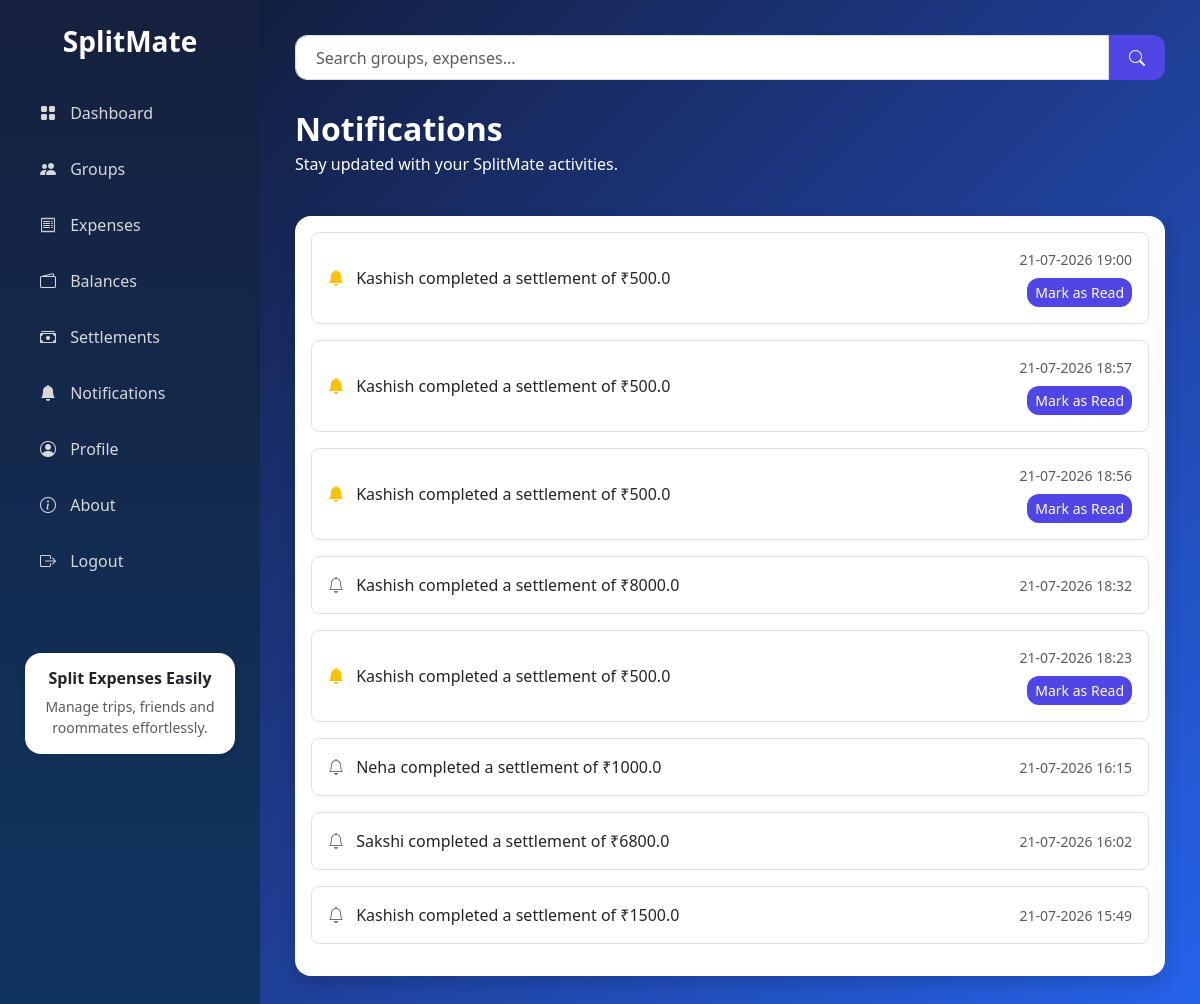
/notifications/ (signed in), run on the app's committed database.
### models.py (models this page shows, shortened)
class Notification(db.Model):
    __tablename__ = "notification"
    id = db.Column(db.Integer, primary_key=True)
    user_id = db.Column(db.Integer, db.ForeignKey("user.id"), nullable=False)
    message = db.Column(db.String(255), nullable=False)
    is_read = db.Column(db.Boolean, default=False)
    created_at = db.Column(db.DateTime, default=datetime.utcnow)

### routes/notifications.py (the view)
@notifications.route("/")
def notification_home():
    if "user_id" not in session:
        return redirect( url_for("auth.login"))
    user_id = session["user_id"]
    notifications = Notification.query.filter_by(user_id=user_id).order_by( Notification.created_at.desc()).all()
    return render_template( "notifications.html", notifications=notifications)

### templates/notifications.html (shortened to what this page needs)
{% extends "dashboard_base.html" %}
{% block page_content %}
<div class="d-flex justify-content-between align-items-center mb-4">
    <div>
        <h2 class="fw-bold mb-1"> Notifications </h2>
        <p >
            Stay updated with your SplitMate activities.
        </p>
    </div>
</div>
<div class="card shadow border-0 rounded-4">
    <div class="card-body">
        {% if notifications %}
        {% for notification in notifications %}
        <div class="border rounded-3 p-3 mb-3">
            <div class="d-flex justify-content-between align-items-center">
                <div>
                    {% if notification.is_read %}
                    <i class="bi bi-bell text-secondary"></i>
                    {% else %}
                    <i class="bi bi-bell-fill text-warning"></i>
                    {% endif %}
                    <span class="ms-2">
                        {{ notification.message }}
                    </span>
                </div>
                <div class="text-end">
                    <small class="text-muted d-block">
                        {{ notification.created_at.strftime("%d-%m-%Y %H:%M") }}
                    </small>
                    {% if not notification.is_read %}
                    <form method="POST" action="{{ url_for( 'notifications.mark_read', notification_id=notification.id) }}">
                        <button class="btn btn-sm btn-primary mt-2">
                            Mark as Read
                        </button>
                    </form>
                    {% endif %}
                </div>
            </div>
        </div>
        {% endfor %}
        {% else %}
        <div class="text-center py-5">
            <i class="bi bi-bell-slash fs-1 text-secondary"></i>
            <h4 class="mt-3">No Notifications</h4>
            <p class="text-muted">You are all caught up.</p>
        </div>
        {% endif %}
    </div>
</div>
{% endblock %}

### templates/dashboard_base.html (shortened to what this page needs)
{% extends "base.html" %}
{% block content %}
<div class="wrapper">
    <aside class="sidebar">
        <div class="logo">
            <h3>SplitMate</h3>
        </div>
        <ul class="nav flex-column mt-4">
            <li class="nav-item">
                <a class="nav-link {% block dashboard_active %}{% endblock %}"
                   href="{{ url_for('dashboard.dashboard_home') }}">
                    <i class="bi bi-grid-fill"></i>
                    Dashboard
                </a>
            </li>
            <li class="nav-item">
                <a class="nav-link {% block groups_active %}{% endblock %}"
                   href="{{ url_for('groups.groups_home') }}">
                    <i class="bi bi-people-fill"></i>
                    Groups
                </a>
            </li>
            <li class="nav-item">
                <a class="nav-link {% block expenses_active %}{% endblock %}"
                 href="{{url_for('expenses.expenses_home')}}">
                    <i class="bi bi-receipt"></i>
                    Expenses
                </a>
            </li>
            <li class="nav-item">
                <a class="nav-link {% block balances_active %}{% endblock %}"
                href="{{ url_for('balances.balance_home') }}">
                    <i class="bi bi-wallet2"></i>
                    Balances
                </a>
            </li>
            <li class="nav-item">
                <a class="nav-link {% block settlements_active %}{% endblock %}"
                href="{{ url_for('settlements.settlement_home') }}">
                    <i class="bi bi-cash-stack"></i>
                    Settlements
                </a>
            </li>
            <li class="nav-item">
                <a class="nav-link {% block notifications_active %}{% endblock %}"
                href="{{ url_for('notifications.notification_home') }}">
                    <i class="bi bi-bell-fill"></i>
                    Notifications
                </a>
            </li>
            <li class="nav-item">
                <a class="nav-link {% block profile_active %}{% endblock %}"
                href="{{ url_for('profile.profile_home') }}">
                    <i class="bi bi-person-circle"></i>
                    Profile
                </a>
            </li>
            <li class="nav-item">
                <a class="nav-link"href="{{ url_for('about.about_home') }}">
                    <i class="bi bi-info-circle"></i>
                About
                </a>
            </li>
            <li class="nav-item">
            <a class="nav-link {% block logout %}{% endblock %}"
            href="{{ url_for('auth.logout') }}" >
                <i class="bi bi-box-arrow-right"></i>
                Logout
            </a>
            </li>
        </ul>
        <div class="sidebar-footer">
            <div class="card border-0 shadow-sm rounded-4">
                <div class="card-body text-center">
                    <h6 class="fw-bold">
                        Split Expenses Easily
                    </h6>
                    <p class="small text-muted mb-0">
                        Manage trips, friends and roommates effortlessly.
                    </p>
                </div>
            </div>
        </div>
    </aside>
    <main class="main-content">
    <div class="topbar">
        <div class="search-box">
            <form method="GET" action="{{ url_for('search.search_home') }}" class="search-box">
                <input type="text" name="q" class="form-control" placeholder="Search groups, expenses...">
                <button class="btn btn-primary">
                <i class="bi bi-search"></i>
                </button>
            </form>
        </div>
    </div>
    {% block page_content %}
    {% endblock %}
</main>
</div>
{% endblock %}

### templates/base.html (shortened to what this page needs)
<!DOCTYPE html>
<html lang="en">
<head>
    <link href="https://cdn.jsdelivr.net/npm/bootstrap@5.3.7/dist/css/bootstrap.min.css" rel="stylesheet">
    <link href="https://cdn.jsdelivr.net/npm/bootstrap-icons@1.13.1/font/bootstrap-icons.css" rel="stylesheet">
    <link rel="stylesheet" href="{{ url_for('static', filename='css/style.css') }}">
</head>
<body>
    <div class="toast-container position-fixed top-0 end-0 p-3">
</div>
    {% block content %}
    {% endblock %}
</body>
</html>

### static/css/style.css (style rules this page uses)
* { margin:0; padding:0; box-sizing:border-box; font-family:"Segoe UI",sans-serif; }
body { min-height:100vh; background:linear-gradient(135deg,#0f172a,#1e3a8a,#2563eb); }
.topbar { width:100%; display:flex; justify-content:space-between; align-items:center; margin-bottom:30px; }
.search-box { display:flex; width:100%; }
.search-box .form-control { height:45px; border-radius:12px 0 0 12px; border:1px solid #ddd; padding-left:20px; }
.search-box .btn { height:45px; border-radius:0 12px 12px 0; padding:0 20px; }
.wrapper { display:flex; min-height:100vh; }
.sidebar { width:260px; background:linear-gradient(180deg,#16213e,#0f3460); color:#fff; padding:25px; position:fixed; top:0; left:0; bottom:0; }
.logo h3 { font-weight:700; text-align:center; margin-bottom:30px; }
.sidebar .nav-link { color:#d8d8d8; padding:12px 15px; border-radius:12px; margin-bottom:8px; transition:.3s; font-weight:500; }
.sidebar .nav-link i { margin-right:10px; }
.sidebar-footer { margin-top:60px; }
.sidebar-footer .card { border-radius:18px; }
.main-content { margin-left:260px; width:100%; padding:35px; color:white; }
.btn { border-radius:12px; font-weight:500; }
.btn-primary { background:#4f46e5; border:none; }
.toast-container { position:fixed; top:20px; left:50%; transform:translateX(-50%); z-index:2000; }
.form-control { height:48px; border:2px solid #93c5fd; border-radius:12px; transition: all 0.3s ease; }

### data on the page
Notification: is_read False (drawn), message "Kashish completed a settlement of ₹500.0", created_at "21-07-2026 19:00"
Notification: is_read False (drawn), message "Kashish completed a settlement of ₹500.0", created_at "21-07-2026 18:57"
Notification: is_read False (drawn), message "Kashish completed a settlement of ₹500.0", created_at "21-07-2026 18:56"
Notification: is_read True (drawn), message "Kashish completed a settlement of ₹8000.0", created_at "21-07-2026 18:32"
Notification: is_read False (drawn), message "Kashish completed a settlement of ₹500.0", created_at "21-07-2026 18:23"
Notification: is_read True (drawn), message "Neha completed a settlement of ₹1000.0", created_at "21-07-2026 16:15"
Notification: is_read True (drawn), message "Sakshi completed a settlement of ₹6800.0", created_at "21-07-2026 16:02"
Notification: is_read True (drawn), message "Kashish completed a settlement of ₹1500.0", created_at "21-07-2026 15:49"
